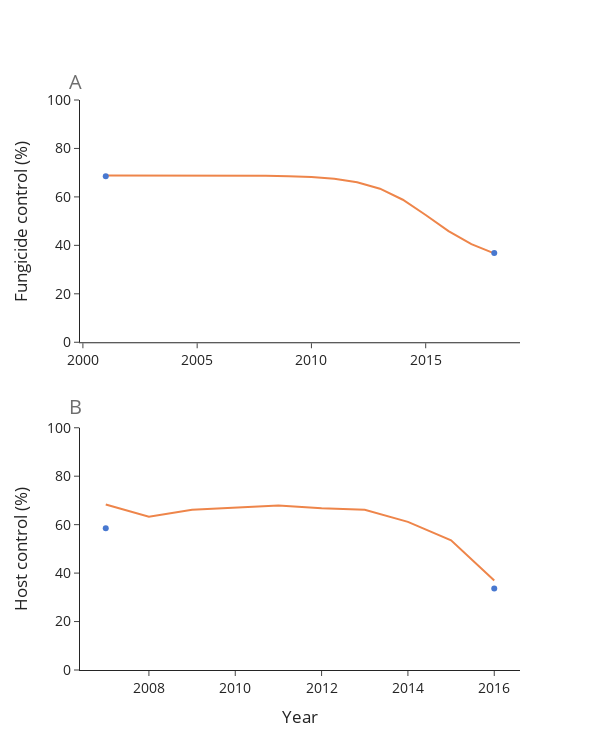

Write notebook code for a chart like this one.
### Code cell
fig = figure(control_data_f, control_data_h, yh, yf)

fig.show()

### Figure 1 — Plotly figure (JSON) as saved in the notebook; plotly's stock layout.template omitted (floating-point values rounded to 4 significant figures)
{"data": [{"line": {"color": "#ee854a"}, "mode": "lines", "showlegend": false, "type": "scatter", "x": [2001, 2002, 2003, 2004, 2005, 2006, 2007, 2008, 2009, 2010, 2011, 2012, 2013, 2014, 2015, 2016, 2017, 2018], "xaxis": "x", "y": [68.87, 68.87, 68.86, 68.86, 68.84, 68.82, 68.77, 68.69, 68.52, 68.18, 67.48, 66.08, 63.39, 58.83, 52.52, 45.88, 40.47, 36.7], "yaxis": "y"}, {"marker": {"color": "#4878d0"}, "mode": "markers", "showlegend": false, "type": "scatter", "x": [2001, 2018], "xaxis": "x", "y": [68.53, 36.84], "yaxis": "y"}, {"line": {"color": "#ee854a"}, "mode": "lines", "showlegend": false, "type": "scatter", "x": [2007, 2008, 2009, 2010, 2011, 2012, 2013, 2014, 2015, 2016], "xaxis": "x2", "y": [68.35, 63.23, 66.15, 67.05, 67.87, 66.77, 66.1, 61.16, 53.52, 36.99], "yaxis": "y2"}, {"marker": {"color": "#4878d0"}, "mode": "markers", "showlegend": false, "type": "scatter", "x": [2007, 2016], "xaxis": "x2", "y": [58.53, 33.62], "yaxis": "y2"}], "layout": {"annotations": [{"font": {"color": "rgb(110,110,110)", "size": 20}, "showarrow": false, "text": "A", "x": -0.01, "xanchor": "center", "xref": "paper", "y": 1.06, "yanchor": "top", "yref": "paper"}, {"font": {"color": "rgb(110,110,110)", "size": 20}, "showarrow": false, "text": "B", "x": -0.01, "xanchor": "center", "xref": "paper", "y": 0.49, "yanchor": "top", "yref": "paper"}], "font": {"size": 14}, "height": 750, "showlegend": true, "width": 600, "xaxis": {"anchor": "y", "autorange": true, "domain": [0, 1], "range": [2000.0, 2019.0], "showgrid": false, "type": "linear"}, "xaxis2": {"anchor": "y2", "autorange": true, "domain": [0, 1], "range": [2006.0, 2017.0], "showgrid": false, "title": {"text": "Year"}, "type": "linear"}, "yaxis": {"anchor": "x", "domain": [0.575, 1], "range": [0, 100], "showgrid": false, "title": {"text": "Fungicide control (%)"}, "type": "linear"}, "yaxis2": {"anchor": "x2", "domain": [0, 0.425], "range": [0, 100], "showgrid": false, "title": {"text": "Host control (%)"}, "type": "linear"}}}
